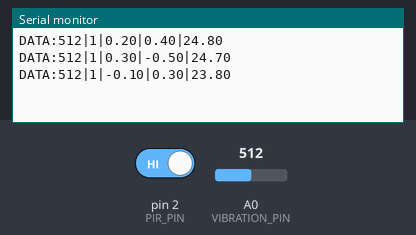
The sketch below on a simulated Arduino Uno, built with avr-gcc and run on an emulated ATmega328P. Parts: the last lines printed to the serial monitor. Inputs (shaded band) come from the test bench; at power-on: A0 (VIBRATION_PIN) = 512, pin 2 (PIR_PIN) HIGH. Random numbers use the default seed unless the sketch sets one.

Above: at 1.8 s.
1.9 s: A0 (VIBRATION_PIN) set to 716
At 2.31 s:
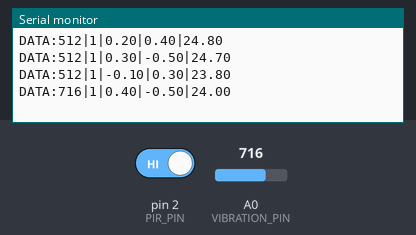
3.4 s: pin 2 (PIR_PIN) driven LOW
At 3.9 s:
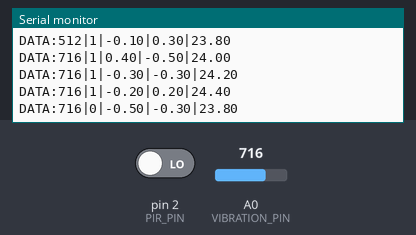
4.9 s: A0 (VIBRATION_PIN) set to 900
At 5.4 s:
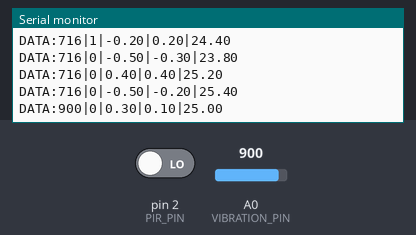
6.4 s: pin 2 (PIR_PIN) driven HIGH
At 6.81 s:
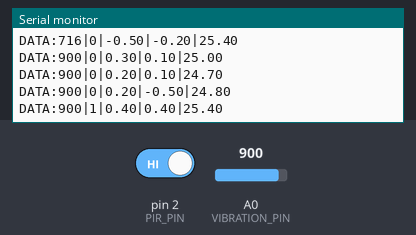
Timing chart, 0 to 8.9 s (numbered marks = the images above; inputs shaded):
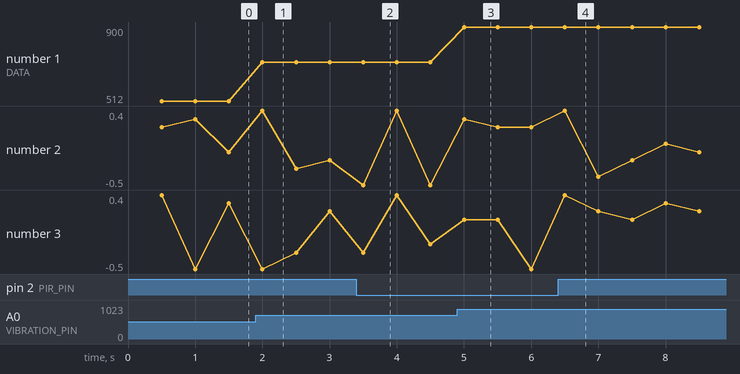

Measured:
- after the input at 1.9 s, the serial monitor: prints a new line after 0.10 s (image 1)
- after the input at 3.4 s, the serial monitor: prints a new line after 0.10 s (image 2)
- after the input at 4.9 s, the serial monitor: prints a new line after 0.10 s (image 3)
- after the input at 6.4 s, the serial monitor: prints a new line after 0.10 s (image 4)
- plotted number 1: 512 → 716 after the input at 1.9 s, 716 → 900 after the input at 4.9 s

The sketch:

sensor_controller.ino
```cpp
// MOCK Arduino Firmware for SADRS
// Simulates reading MEMS, PIR, Tilt (MPU-6050) and DHT22 and sending over Serial

const int VIBRATION_PIN = A0;
const int PIR_PIN = 2;

unsigned long lastPoll = 0;
const int POLL_INTERVAL = 500; // ms

void setup() {
  Serial.begin(9600);
  pinMode(PIR_PIN, INPUT);
  pinMode(VIBRATION_PIN, INPUT);
}

void loop() {
  if (millis() - lastPoll >= POLL_INTERVAL) {
    lastPoll = millis();

    // Read sensors
    int vib = analogRead(VIBRATION_PIN);
    int pir = digitalRead(PIR_PIN);

    // Mock Tilt & Temp for now
    float tiltX = random(-5, 5) / 10.0;
    float tiltY = random(-5, 5) / 10.0;
    float temp = 24.5 + (random(-10, 10) / 10.0);

    // String format: VIB|PIR|TILTX|TILTY|TEMP
    Serial.print("DATA:");
    Serial.print(vib); Serial.print("|");
    Serial.print(pir); Serial.print("|");
    Serial.print(tiltX); Serial.print("|");
    Serial.print(tiltY); Serial.print("|");
    Serial.println(temp);
  }
}
```
